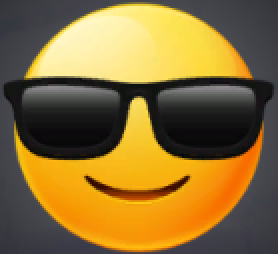
#> input picture assets/win-face.png, 139 x 127 px (shown 2 times larger)
$ python -i game_state.py   (imports and definitions only)
#> lines starting #> are read from the running program, lines starting #| are printed output that depends on the picture; after the words box and inside, x2 and y2 are one past the last pixel; in counts of white or black regions, pixels touching at a corner belong together
#> further down, picture is the input picture: shape (127, 139, 3); mean B, G, R 55.1, 111.2, 138.1
"""Espera las animaciones y reconoce los mensajes de fin, sin hacer clics."""

import time
import unicodedata
from functools import lru_cache
from pathlib import Path

import cv2
import numpy as np
import pytesseract


# [20 lines left out: functions face_templates, sunglasses_score, not called in this run]


class FaceTracker:
    """Localiza la cara amarilla y conserva su región durante esta ejecución."""
    def __init__(self):
        self.shape=None
        self.box=None

    def locate(self,image):
        h,w=image.shape[:2]
#> h = 127; w = 139
        x0,y0=round(w*.72),round(h*.10)
#> x0 = 100; y0 = 13
        roi=image[y0:round(h*.52),x0:round(w*.99)]
        hue,saturation,value=cv2.split(cv2.cvtColor(roi,cv2.COLOR_BGR2HSV))
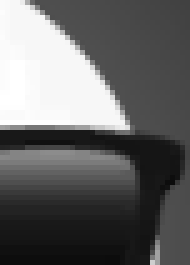
#> value: shape (53, 38) (shown 5 times larger); min 11, max 255, mean 100.3
        mask=((hue>=15)&(hue<=40)&(saturation>90)&(value>20)).astype(np.uint8)*255
#> mask: shape (53, 38); 24.3% white; 2 white regions (1 under 20 px), largest, box (x1, y1, x2, y2) and area: (0, 0, 27, 27) 479
        # Las gafas separan la frente del resto de la cara: une esos fragmentos.
        kernel=np.ones((max(7,round(h*.014)),3),np.uint8)
        mask=cv2.morphologyEx(mask,cv2.MORPH_CLOSE,kernel)
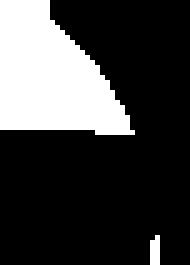
#> mask: shape (53, 38) (shown 5 times larger); 24.7% white; 2 white regions (1 under 20 px)
        contours,_=cv2.findContours(mask,cv2.RETR_EXTERNAL,cv2.CHAIN_APPROX_SIMPLE)
#> contours = 2 contours, 1 with area under 20; largest, box (x1, y1, x2, y2) and area: (0, 0, 27, 27) 442
        candidates=[]
        for contour in contours:
            x,y,cw,ch=cv2.boundingRect(contour)
            if h*.04<ch<h*.23 and .65<cw/ch<1.4 and cv2.contourArea(contour)>cw*ch*.4:
                candidates.append((cv2.contourArea(contour),(x+x0,y+y0,cw,ch)))
#> this loop made 2 passes
#> (contour, x, y, cw, ch) on pass 1: ([[31, 47], [30, 48], [30, 52], [31, 52]], 30, 47, 2, 6)
#> after the loop, candidates = [(442, (100, 13, 27, 27))]
        self.shape=image.shape
#> self.shape = (127, 139, 3)
        self.box=max(candidates,key=lambda item:item[0])[1] if candidates else None
#> self.box = (100, 13, 27, 27)

    def score(self,image):
        if self.shape!=image.shape or self.box is None:
            self.locate(image)
        if self.box is None:
            # Sin cara visible, el OCR del diálogo sigue siendo la vía de fin.
            return 0.0
        x,y,w,h=self.box
#> x = 100; y = 13; w = 27; h = 27
        pad=max(4,round(h*.12))
#> pad = 4
        crop=image[max(0,y-pad):y+h+pad,max(0,x-pad):x+w+pad]
        hue,saturation,_=cv2.split(cv2.cvtColor(crop,cv2.COLOR_BGR2HSV))
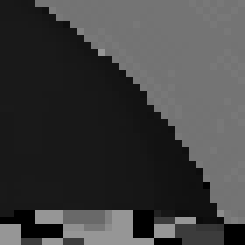
#> hue: shape (35, 35) (shown 7 times larger); min 0, max 150, mean 64
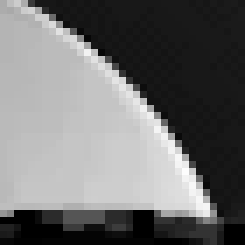
#> saturation: shape (35, 35) (shown 7 times larger); min 0, max 253, mean 110
        if np.mean((hue>=15)&(hue<=40)&(saturation>90))<.15:
            self.box=None
            self.locate(image)
            return self.score(image) if self.box is not None else 0.0
        gray=cv2.cvtColor(crop,cv2.COLOR_BGR2GRAY)
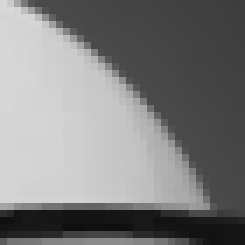
#> gray: shape (35, 35) (shown 7 times larger); min 14, max 216, mean 126.7
        source=_face_source()
        best=0.0
        # Misma posición: solo pequeños ajustes del tamaño localizado.
        for height in (h,h+2,h+4):
            template=cv2.resize(source,(round(height*source.shape[1]/source.shape[0]),height))
            if template.shape[0]<=gray.shape[0] and template.shape[1]<=gray.shape[1]:
                best=max(best,float(cv2.minMaxLoc(cv2.matchTemplate(gray,template,cv2.TM_CCOEFF_NORMED))[1]))
        return best


@lru_cache(maxsize=1)
def _face_source():
    source=cv2.imread(str(Path(__file__).parent/'assets'/'win-face.png'),cv2.IMREAD_GRAYSCALE)
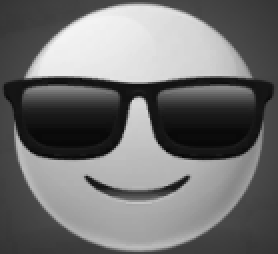
#> source: shape (127, 139) (shown 2 times larger); min 8, max 243, mean 112.4
    if source is None:
        raise RuntimeError('No se encontró la plantilla de victoria.')
    return source


def has_sunglasses(image, tracker=None):
    return (tracker.score(image) if tracker is not None else sunglasses_score(image))>=.88


# [103 lines left out: functions outcome_from_text, possible_result_dialog, detect_outcome, stability_region, similar, has_achievement_banner and 1 more, not called in this run]

>>> import cv2
>>> picture = cv2.imread('assets/win-face.png')
>>> result = FaceTracker().score(picture)
#> the loop in score, `for height in (h,h+2,h+4):` made 3 passes
#> height on passes 1 to 3: 27, 29, 31
#> pass 3, in score, `template=cv2.resize(source,(round(height*source.shape[1]/source.shape[..`:
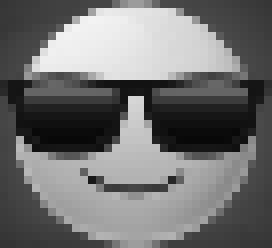
#> template: shape (31, 34) (shown 8 times larger); min 8, max 243, mean 112
#> result = 0.0578
